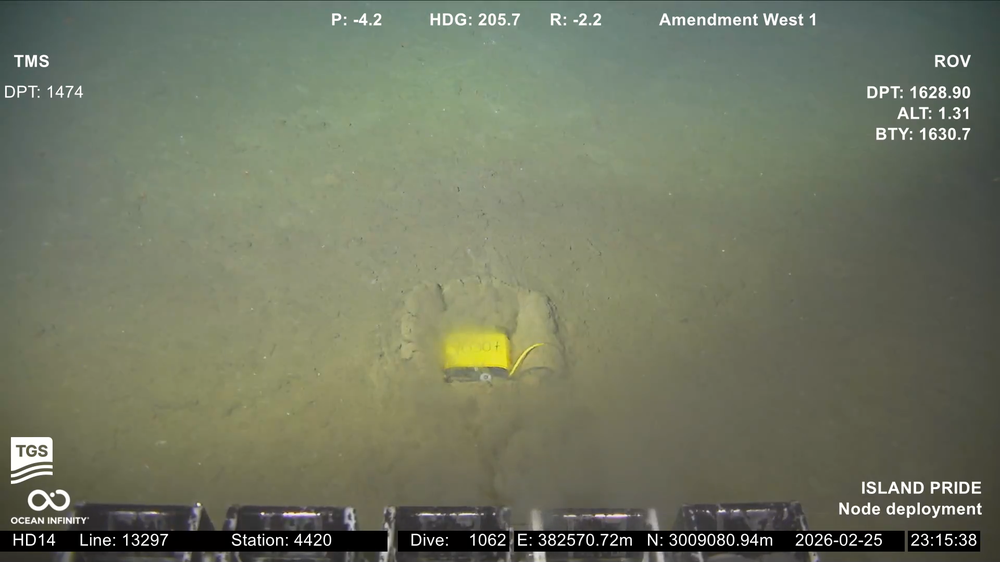
#> input picture ocr/dep_132974420_1.png, 1000 x 562 px, shrunk from 1920 x 1080 before the run
$ python -i preprocess.py   (imports and definitions only)
#> lines starting #> are read from the running program, lines starting #| are printed output that depends on the picture; after the words box and inside, x2 and y2 are one past the last pixel; in counts of white or black regions, pixels touching at a corner belong together
#> further down, picture is the input picture: shape (562, 1000, 3); mean B, G, R 98, 118.2, 112.7
from __future__ import annotations

import numpy as np

try:
    import cv2
except Exception:  # pragma: no cover
    cv2 = None


def preprocess_crop(img: np.ndarray) -> np.ndarray:
    if cv2 is None or img is None or img.size == 0:
        return img

    gray = cv2.cvtColor(img, cv2.COLOR_BGR2GRAY) if img.ndim == 3 else img.copy()
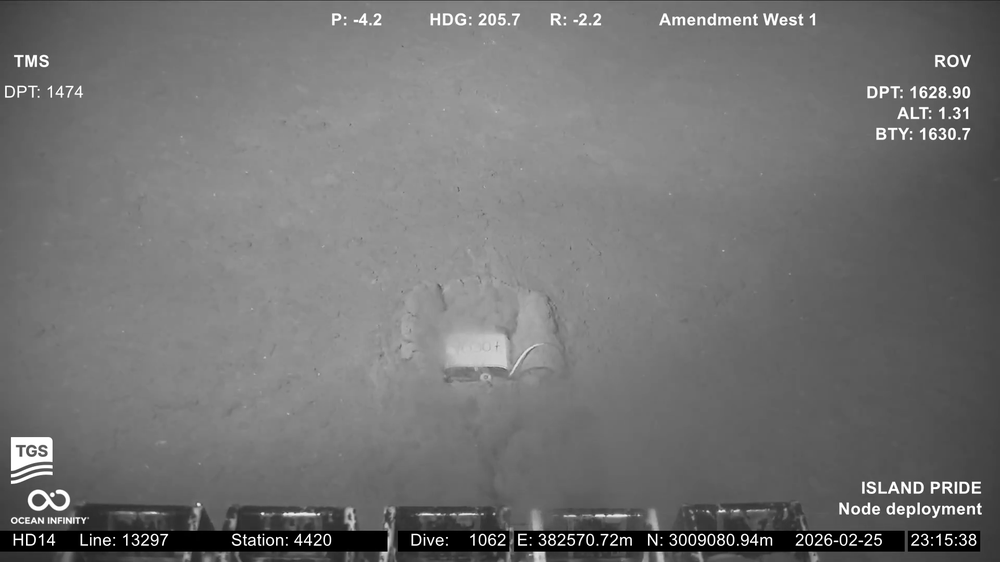
#> gray: shape (562, 1000); min 0, max 255, mean 114.3
    gray = cv2.equalizeHist(gray)
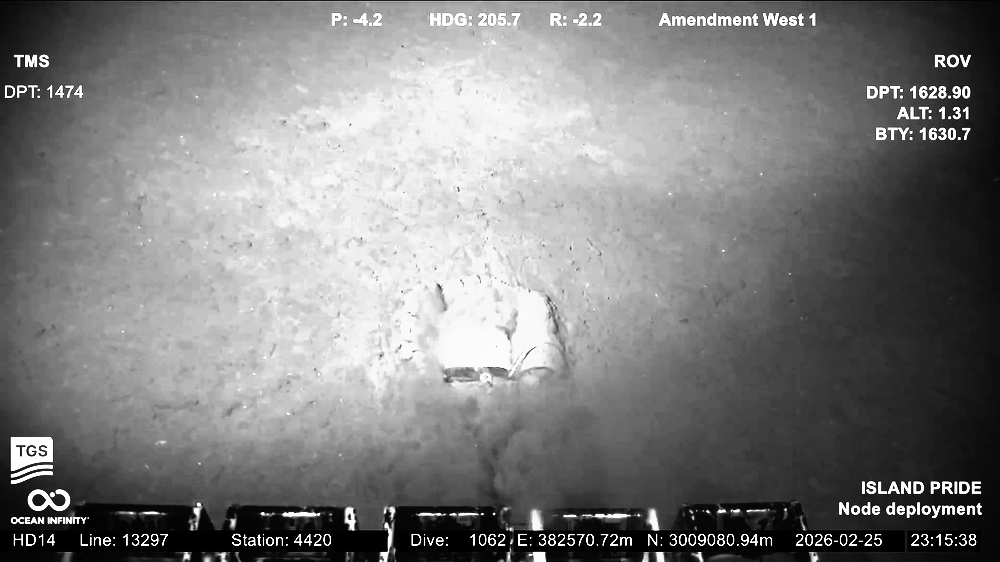
#> gray: shape (562, 1000); min 0, max 255, mean 126.6
    kernel = np.array([[0, -1, 0], [-1, 5, -1], [0, -1, 0]], dtype=np.int32)
    sharp = cv2.filter2D(gray, -1, kernel)
    _, th = cv2.threshold(sharp, 0, 255, cv2.THRESH_BINARY + cv2.THRESH_OTSU)
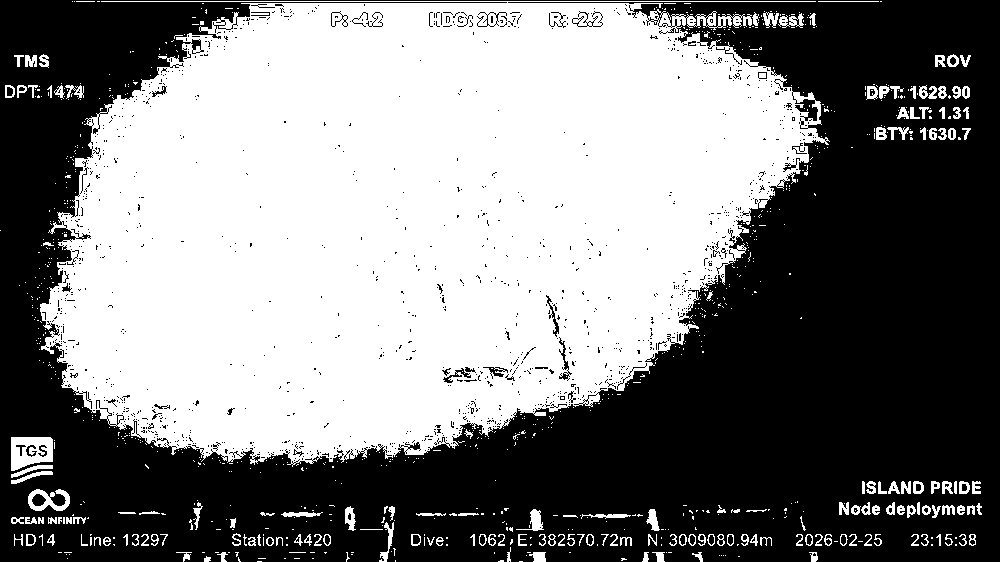
#> th: shape (562, 1000); 50% white; 891 white regions (719 under 20 px), largest, box (x1, y1, x2, y2) and area: (40, 1, 830, 467) 267537, (11, 437, 53, 471) 1035, (28, 489, 70, 511) 477
    return th

>>> import cv2
>>> picture = cv2.imread('../dep_132974420_1.png')
>>> result = preprocess_crop(picture)
